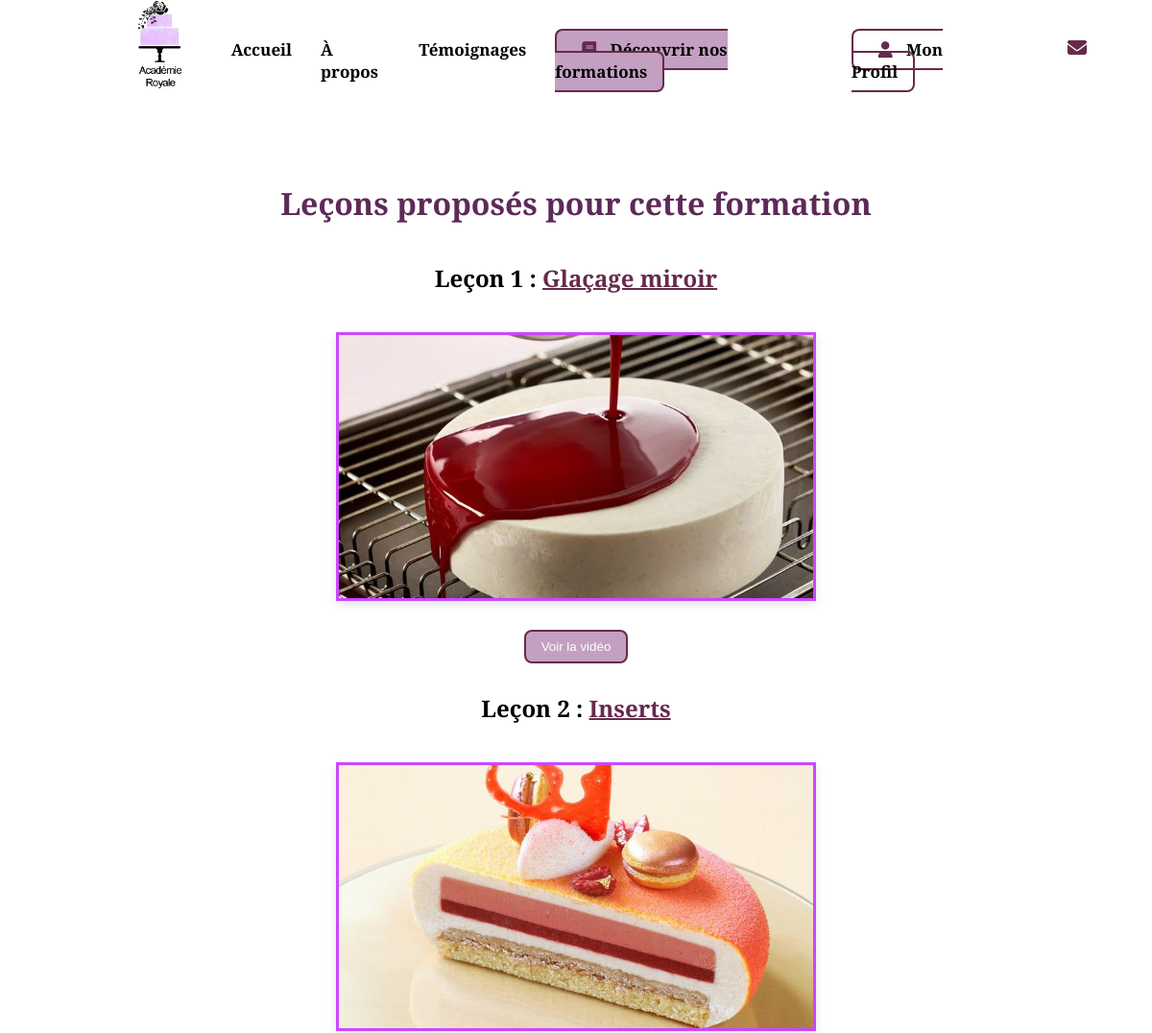
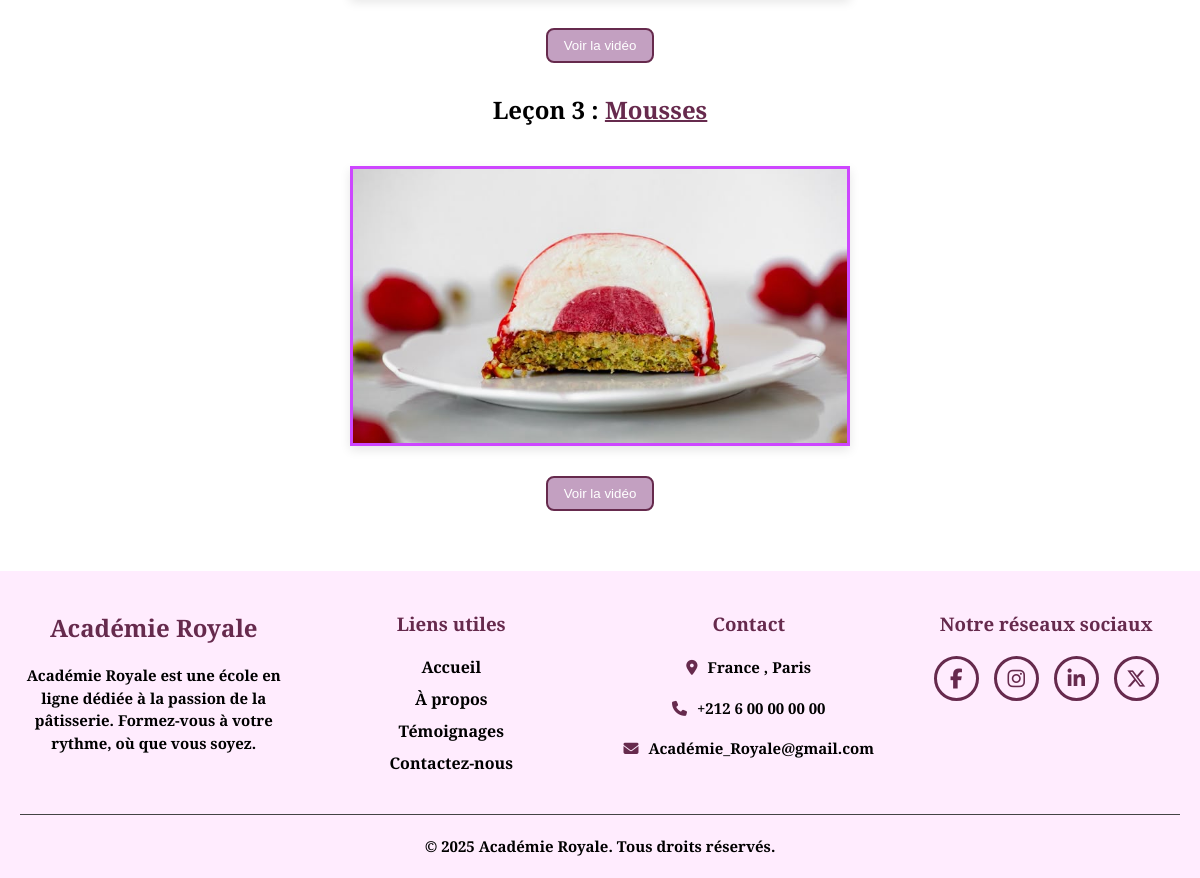
Screenshot of /lecons.php?formation_id=2 with the database file from the repository (2 pictures, top to bottom).
### lecons.php (the view, shortened to what this page needs)
<?php
include 'config/db.php';
$formation_id = $_GET['formation_id'] ?? null;
$stmt = $pdo->prepare("SELECT * FROM `leçon` WHERE formation_id = ? ORDER BY ordre ASC");
$stmt->execute([$formation_id]);
$lecons = $stmt->fetchAll();
?>
<!DOCTYPE html>
<html lang="fr">
<head>
  <link rel="stylesheet" href="assets/css/style9.css" />
</head>
<body>
<?php include("includes/header.php"); ?>
<div class="main-content">
  <h1>Leçons proposés pour cette formation</h1>
  <?php foreach ($lecons as $index => $lecon):
  ?>
    <section class="lecon">
      <h2>Leçon <?= htmlspecialchars($lecon['ordre']) ?> : <strong><?= htmlspecialchars($lecon['titre']) ?></strong></h2>
      <div class="media">
        <div class="image-container">
          <img src="assets/images/<?= htmlspecialchars($lecon['image_url']) ?>" alt="<?= htmlspecialchars($lecon['titre']) ?>" />
          <button class="video-btn" id="btn-<?= $index ?>" onclick="showVideo(<?= $index ?>)">Voir la vidéo</button>
        </div>
      </div>
    </section>
  <?php endforeach; ?>
</div>
<?php include("includes/footer.php"); ?>
</body>
</html>

### includes/header.php (shortened to what this page needs)
<!DOCTYPE html>
<html lang="ar">
<head>
  <link rel="stylesheet" href="assets/css/style.css">
  <link rel="stylesheet" href="https://cdnjs.cloudflare.com/ajax/libs/font-awesome/6.5.0/css/all.min.css">
</head>
<body>
<header class="main-header">
  <div class="logo">
    <a href="index.php">
      <img src="assets/images/logo.png" alt="Logo">
    </a>
  </div>
  <nav class="navbar">
    <ul class="nav-links">
      <li><a href="/academie_royale/index.php" class="nav-link">Accueil</a></li>
      <li><a href="/academie_royale/about.php" class="nav-link">À propos</a></li>
      <li><a href="/academie_royale/index.php#temoignages" class="nav-link">Témoignages</a></li>
      <?php
      $formations_link = isset($_SESSION['user_id']) ? 'formations.php' : 'auth/login.php?redirect=formations.php';
      ?>
      <li>
        <a href="<?= $formations_link ?>" class="btn-primary nav-link">
          <i class="fas fa-book"></i> Découvrir nos formations
        </a>
      </li>
      <li>
        <a href="profil.php" class="btn-profil nav-link">
          <i class="fas fa-user"></i> Mon Profil
        </a>
      </li>
      <a href="contact.php" class="contact nav-link">
        <i class="fas fa-envelope" style="margin-right: 8px; font-size:20px; margin-top:10px"></i>
      </a>
    </ul>
  </nav>
</header>
</body>
</html>

### includes/footer.php (shortened to what this page needs)
<!DOCTYPE html>
<html lang="en">
<head>
    <link rel="stylesheet" href="assets/css/style4.css">
    <link rel="stylesheet" href="https://cdnjs.cloudflare.com/ajax/libs/font-awesome/6.5.0/css/all.min.css">
</head>
<body>
    <footer class="site-footer">
  <div class="footer-container">
    <div class="footer-section logo-section">
<h2>Académie Royale</h2>
<p>Académie Royale est une école en ligne dédiée à la passion de
la pâtisserie. Formez-vous à votre rythme, où que vous soyez.</p>
</div>
    <div class="footer-section links-section">
      <h3>Liens utiles</h3>
      <ul>
        <li><a href="index.php">Accueil</a></li>
        <li><a href="about.php">À propos</a></li>
        <li><a href="index.php#temoignages">Témoignages</a></li>
        <li><a href="contact.php">Contactez-nous</a></li>
      </ul>
    </div>
    <div class="footer-section contact-section">
      <h3>Contact</h3>
      <p><i class="fas fa-map-marker-alt" id="i"></i>France , Paris</p>
      <br>
      <p><i class="fas fa-phone" id="i"></i>+212 6 00 00 00 00</p>
      <br>
      <p><i class="fas fa-envelope" id="i"></i>Académie_Royale@gmail.com</p>
      <br>
    </div>
    <div class="footer-section social-section">
      <h3>Notre réseaux sociaux</h3>
      <div class="social-circle">
  <a href="#"><i class="fab fa-facebook-f"></i></a>
  <a href="#"><i class="fab fa-instagram"></i></a>
  <a href="#"><i class="fab fa-linkedin-in"></i></a>
  <a href="#"><i class="fab fa-x-twitter"></i></a>
</div>
  </div>
  <div class="footer-bottom">
<p>&copy; 2025 Académie Royale. Tous droits réservés.</p>
  </div>
</footer>
</body>
</html>

### assets/css/style9.css (style rules this page uses)
.lecon { margin-top: 30px; font-family: 'Roboto Serif', serif; text-align: center; }
strong { color: #662A4D; text-decoration: underline solid #662A4D 2px; }
.main-content { max-width: 1200px; margin: 130px auto 40px; padding: 20px; box-sizing: border-box; }
.media { display: flex; flex-wrap: wrap; gap: 20px; align-items: flex-start; justify-content: center; }
.image-container { display: flex; flex-direction: column; align-items: center; gap: 10px; margin-top: 20px; }
.image-container img { width: 500px; height: 280px; object-fit: cover; border-radius: 0; box-shadow: 0 4px 10px rgba(0,0,0,0.1); display: block; border: #CD46FF solid 3px; margin-top: 20px; }
.video-btn { background-color: #C3A0C1; color: white; padding: 8px 16px; border: #662A4D solid 2px; border-radius: 8px; transition: background-color 0.3s; cursor: pointer; display: inline-block; margin-top: 20px; }

### assets/css/style.css (style rules this page uses)
* { padding: 0; margin: 0; box-sizing: border-box; }
html { scroll-behavior: smooth; }
body { font-family: 'Roboto Serif', serif; color: black; }
.main-header { position: fixed; top: 0; left: 0; right: 0; height: 100px; display: flex; justify-content: space-around; gap: 40px; padding: 10px; background-color: white; z-index: 1000; }
.logo img { height: 140px; position: relative; bottom: 30px; left: 60px; }
.navbar ul { list-style: none; display: flex; gap: 30px; margin-top: 30px; margin-right: 50px; }
.navbar a { text-decoration: none; color: black; font-weight: bold; font-size: 17px; margin-top: -10px; }
.btn-primary { background-color: #C3A0C1; padding: 8px 16px; border-radius: 8px; border: #662A4D solid 2px; transition: 0.3s; color: #662A4D; }
.btn-profil { border-radius: 8px; border: #662A4D solid 2px; padding: 8px 16px; transition: 0.3s; background-color: transparent; color: #662A4D; }
h1 { color: #5d2a58; margin: 40px 0; text-align: center; }
.navbar ul { list-style: none; display: flex; gap: 30px; margin-top: 30px; margin-right: 50px; transition: transform 0.3s ease-in-out; }

### assets/css/style4.css (style rules this page uses)
* { padding: 0; margin: 0; box-sizing: border-box; }
.site-footer { background-color: #FFECFE; color: black; padding: 40px 0 20px 0; font-family: sans-serif; }
.footer-container { max-width: 100%; margin: auto; display: flex; flex-wrap: wrap; justify-content: space-between; gap: 30px; padding: 0 20px; }
.footer-section { flex: 1 1 220px; }
.footer-section h2, .footer-section h3 { color: #662A4D; margin-bottom: 20px; text-align: center; font-family: 'Roboto Serif', serif; }
p { text-align: center; }
#i { margin-left: 0; }
.footer-section ul { list-style: none; text-align: center; padding: 0; font-family: 'Roboto Serif', serif; }
.footer-section ul li { margin-bottom: 10px; }
.footer-section a { color: black; text-decoration: none; font-family: 'Roboto Serif', serif; font-weight: bold; }
p { font-family: 'Roboto Serif', serif; font-size: 15px; line-height: 1.5; font-weight: bold; }
.footer-bottom { text-align: center; padding-top: 20px; border-top: 1px solid #444; font-size: 14px; color: #ccc; width: 100%; color: black; }
i { color: #662A4D; margin-left: 10px; }
.social-circle { display: flex; gap: 15px; justify-content: center; align-items: center; margin-top: 20px; }
.social-circle a { display: flex; align-items: center; justify-content: center; width: 45px; height: 45px; border-radius: 50%; border: 3px solid #662A4D; color: white; font-size: 20px; text-decoration: none; transition: background-color 0.3s, transform 0.3s; }
i { margin-right: 10px; }

### rows the page displays
leçon: ordre "1", titre "Glaçage miroir", image_url (picture)
leçon: ordre "2", titre "Inserts", image_url (picture)
leçon: ordre "3", titre "Mousses", image_url (picture)
